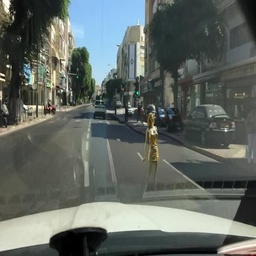
#> input picture input_images/temp_new/0594b389-b9dc31c1.jpg, 256 x 256 px, shrunk from 640 x 640 before the run, found by its file name
$ python segmentation_test.py
#> lines starting #> are read from the running program, lines starting #| are printed output that depends on the picture
import skimage.segmentation as seg
import numpy as np
import matplotlib.pyplot as plt
from matplotlib.widgets import Button
import timeit
from PIL import Image

def test_parameters(input_image, _segmentation_fn, segmentation_type, **kwargs):
    """
    Show examples of the given segmentation function
    :param input_image: the image to be segmented
    :param _segmentation_fn: the segmentation function
    :param segmentation_type: the type of segmentation being used
    :param kwargs: additional parameters for the segmentation function
    :return: nothing, the examples are shown
    """
    input = np.squeeze(input_image)
    start = timeit.default_timer()
    test = _segmentation_fn(input)
    stop = timeit.default_timer()
    time_taken = stop - start
    print(f"Segmentation: {segmentation_type}, Time: {time_taken}, Parameters: {kwargs}")

    return seg.mark_boundaries(input, test)

def display_images(images, titles):
    fig, ax = plt.subplots()
    plt.subplots_adjust(bottom=0.2)
    current_image = 0

    def update_image(index):
        ax.clear()
        ax.imshow(images[index])
        ax.set_title(titles[index])
        plt.draw()

    def next_image(event):
        nonlocal current_image
        current_image = (current_image + 1) % len(images)
        update_image(current_image)

    def prev_image(event):
        nonlocal current_image
        current_image = (current_image - 1) % len(images)
        update_image(current_image)

    axprev = plt.axes([0.7, 0.05, 0.1, 0.075])
    axnext = plt.axes([0.81, 0.05, 0.1, 0.075])
    bnext = Button(axnext, 'Next')
    bnext.on_clicked(next_image)
    bprev = Button(axprev, 'Previous')
    bprev.on_clicked(prev_image)

    update_image(current_image)
    plt.show()

if __name__ == '__main__':
    # Load image
    image_path = r"input_images\0594b389-b9dc31c1.jpg"
    image = Image.open(image_path)
#> image is the input picture: PIL image 256x256 RGB; mean R, G, B 97.3, 104.3, 99.1
    image = np.array(image)

    # Choose segmentation algorithm
    segmentation = "quickshift"

    images = []
    titles = []

    if segmentation == "quickshift":
        for i in range(0, 4):
            for j in range(1, 5):
                for k in range(1, 4):
                    kernel_size = 1 + i
                    max_dist = j * kernel_size
                    ratio = k * 0.33

                    segmentation_fn = (lambda x : seg.quickshift(x, kernel_size=kernel_size, max_dist=max_dist, ratio=ratio, convert2lab=False))

                    segmented_image = test_parameters(image, segmentation_fn, segmentation,
                                                      kernel_size=kernel_size, max_dist=max_dist, ratio=ratio)
                    images.append(segmented_image)
                    titles.append(f"{segmentation} Segmentation\nKernel Size: {kernel_size}, Max Dist: {max_dist}, Ratio: {ratio}")
#> this loop made 4 passes
#> pass 1, in test_parameters, `test = _segmentation_fn(input)`:
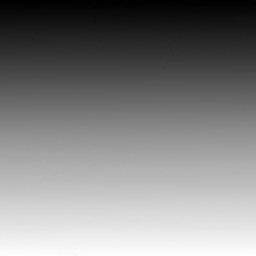
#> test: shape (256, 256) int64; min 0, max 51968, mean 26599.8; drawn with min black and max white
#> after the loop, images = 48 items; titles = 48 items

    elif segmentation == "felzenswalb":
        for i in range(0, 4):
            for j in range(0, 9):
                for k in range(0, 6):
                    scale = 1 + 20 * i
                    sigma = j * 0.25
                    min_size = k

                    segmentation_fn = (
                        lambda x: seg.felzenszwalb(x, scale=scale, sigma=sigma, min_size=min_size))

                    segmented_image = test_parameters(image, segmentation_fn, segmentation,
                                                      scale=scale, sigma=sigma, min_size=min_size)
                    images.append(segmented_image)
                    titles.append(f"{segmentation} Segmentation\nScale: {scale}, Sigma: {sigma}, Min Size: {min_size}")

    elif segmentation == "slic":
        for i in range(0, 6):
            for j in range(0, 5):
                for k in range(0, 5):
                    n_segments = 40 + (i * 40)
                    sigma = j * 0.25
                    compactness = 0.001 * (10**k)

                    segmentation_fn = (
                        lambda x: seg.slic(x, n_segments=n_segments, compactness=compactness, sigma=sigma))

                    segmented_image = test_parameters(image, segmentation_fn, segmentation,
                                                      n_segments=n_segments, compactness=compactness, sigma=sigma)
                    images.append(segmented_image)
                    titles.append(f"{segmentation} Segmentation\nSegments: {n_segments}, Compactness: {compactness}, Sigma: {sigma}")

    display_images(images, titles)
#> in display_images, `plt.show()`:
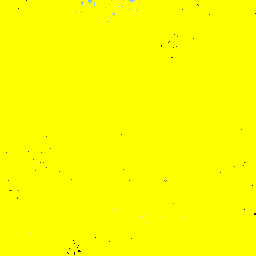
#> shown: shape (256, 256, 3) float64; mean R, G, B 0.999, 0.999, 0.00134
